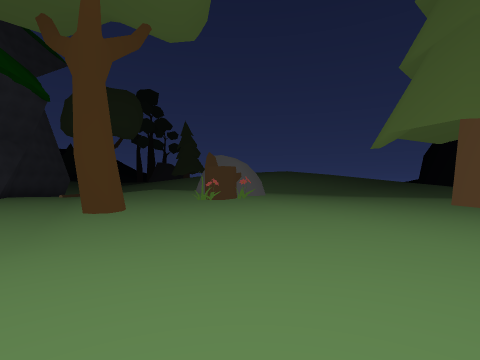
View 1 (above)

24 first-person views from a walk through a 3-D level made in the Unity game engine. The camera is 1.4 m above the floor, looks level and sees 85° across. The floor is counted in squares, 2 m on a side. Each view is taken from the middle of a square. On the plan, view 1 faces up. The plan holds only what a view shows up to about 9 squares ahead; the rest is blank. The place goes on beyond the plan. The player character is not drawn.

View 2
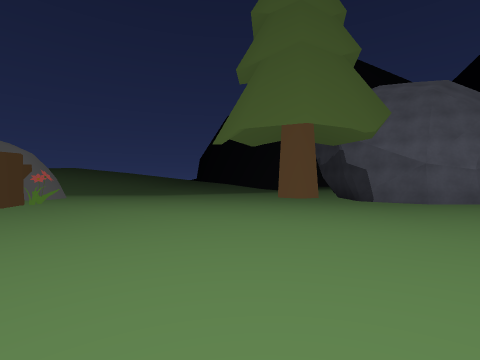

View 3
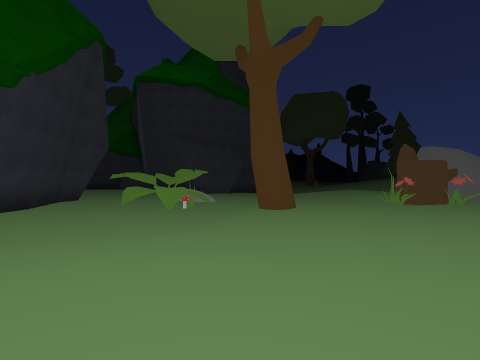

View 4
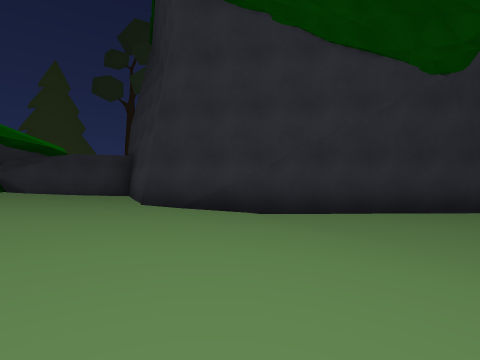

View 5
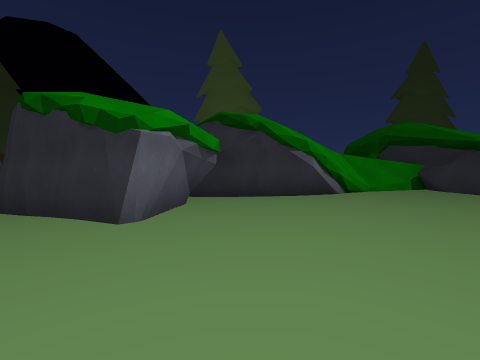

View 6
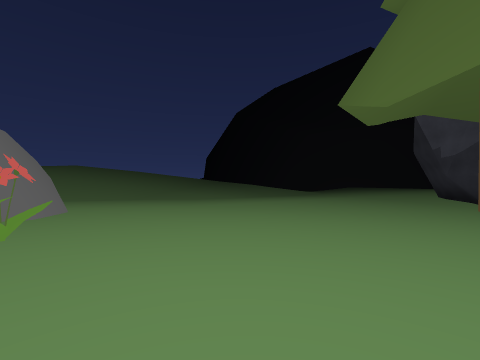

View 7
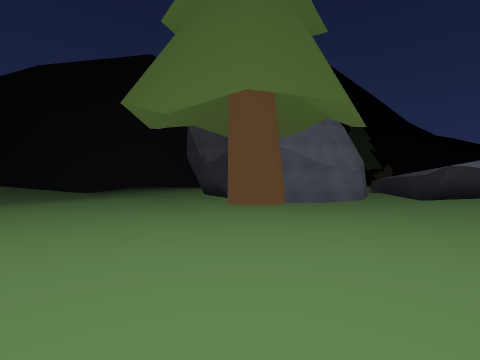

View 8
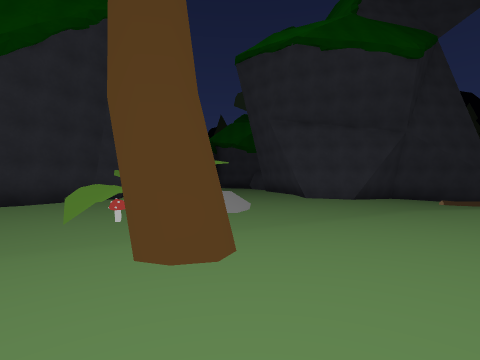

View 9
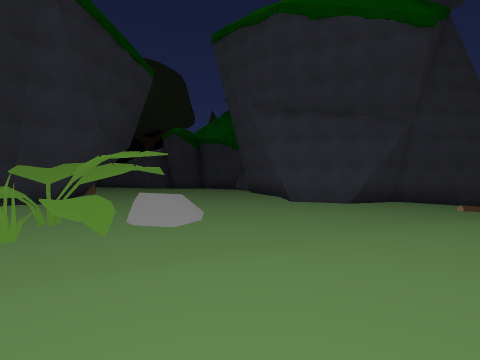

View 10
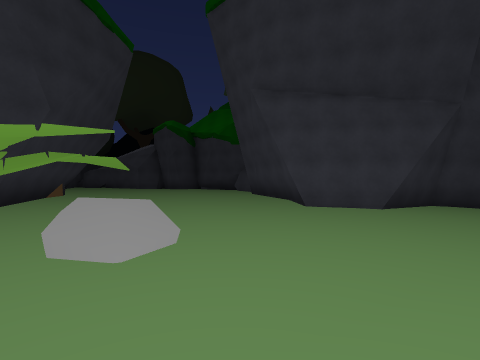

View 11
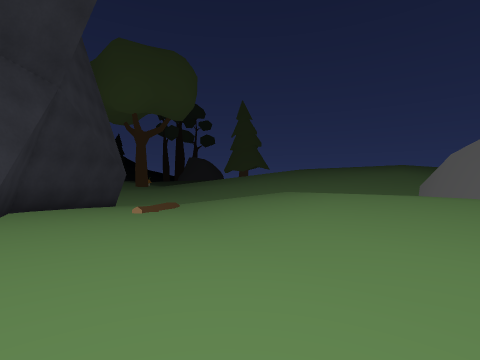

View 12
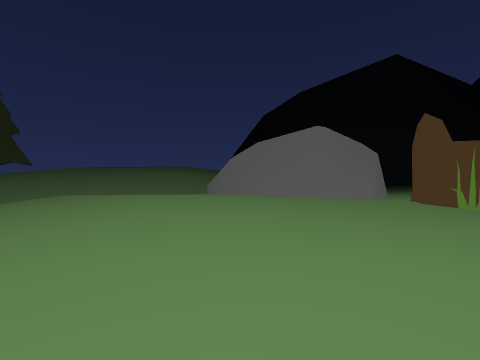

View 13
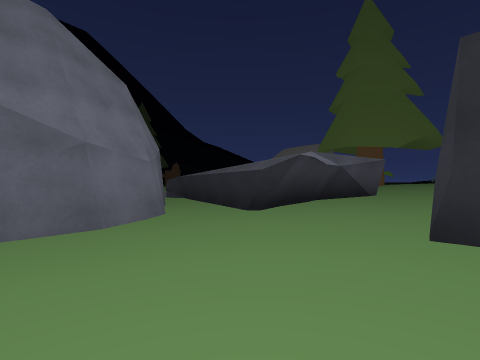

View 14
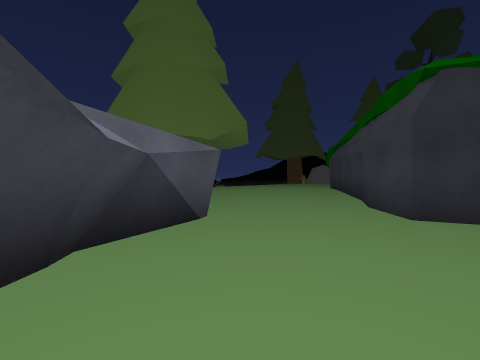

View 15
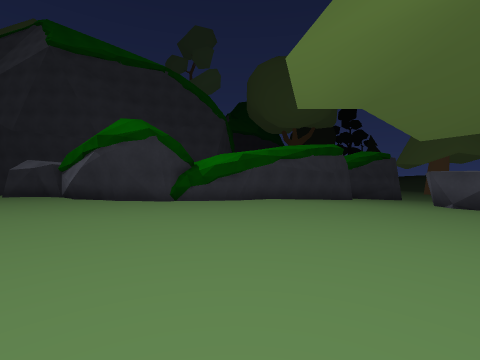

View 16
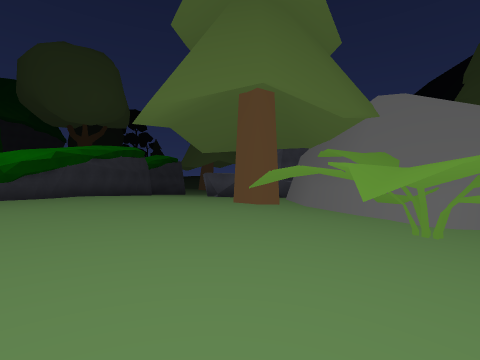

View 17
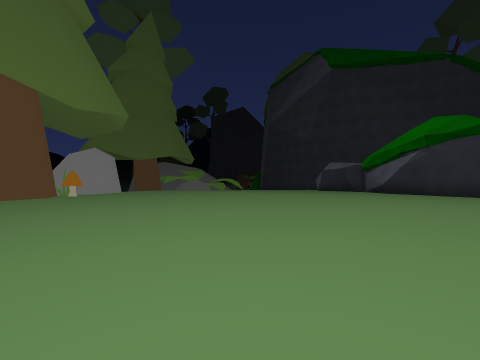

View 18
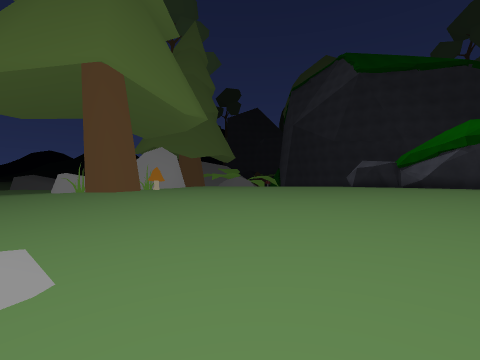

View 19
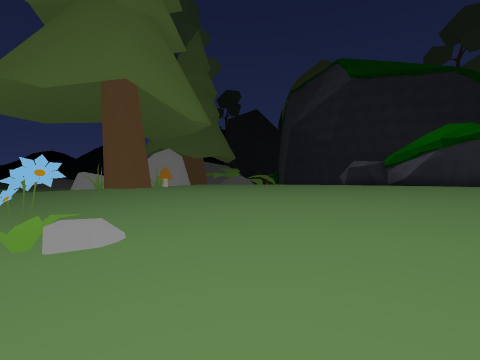

View 20
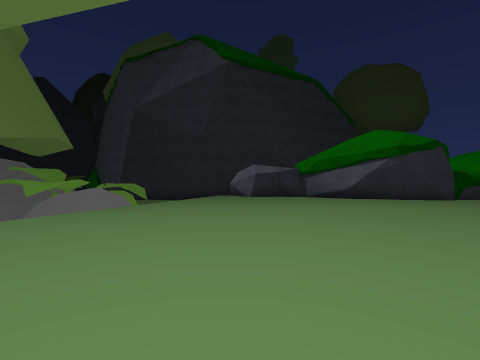

View 21
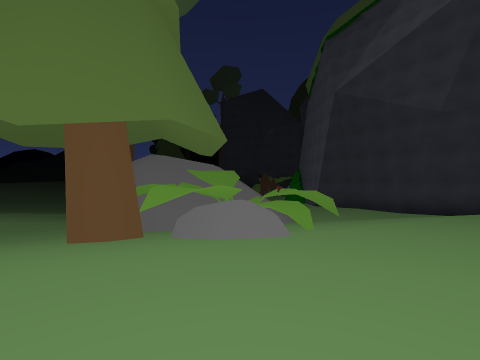

View 22
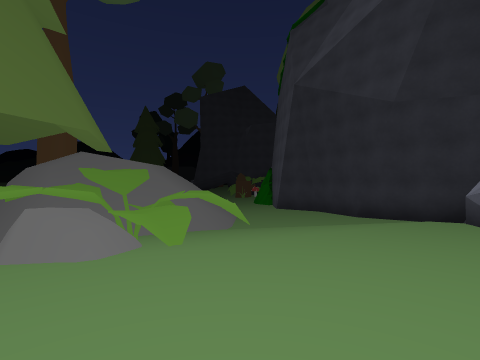

View 23
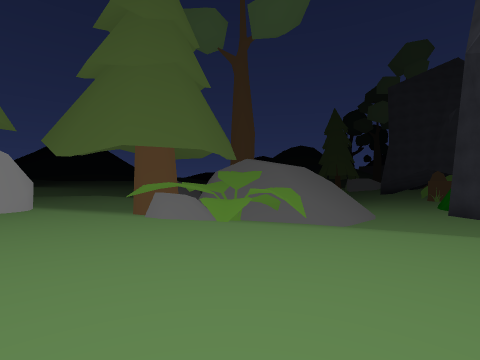

View 24
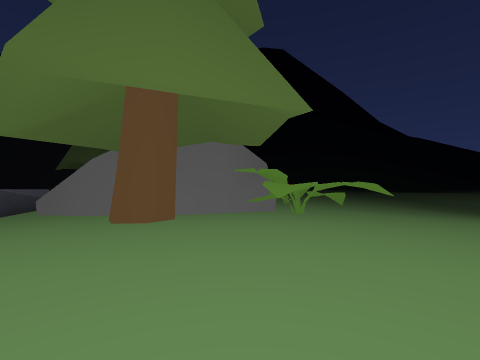

### Floor plan
Key: @ floor where view 1 was taken; # wall or solid block; x gap in a wall; . main floor; : floor 0.25 m higher than the main floor; - floor 0.25 m lower than the main floor; + floor 0.5 m higher than the main floor; _ floor 0.5 m lower than the main floor; * floor 0.75 m higher than the main floor; % floor 1 m higher than the main floor; & floor 1.25 m higher than the main floor; / step, stairs or slope; = window, fence, low wall or low ledge; ^ raised ledge; O other object.
Columns run from 14 left of view 1 to 13 right of it. Each row starts with its distance up from view 1.
 18  #_ ////+
 17  #- ////+   ^   ..
 16  #--/////**+#   :.
 15  #....//++*+#   :..
 14  #....//++++## #::... ..
 13  ##....::++++###:::.....
 12   #.....:::++++::::.....
 11 =##..../.:::OOO::::.....
 10 #:........::/OO::::......
  9 :::........::::::::.......
  8 ::::../..//::::::::......##
  7 ::::..O#O.#.:::::::.OO..
  6 :::::.##O./..::::::.O...
  5 +::::.#^^.....::::::....#
  4 +::#::.=......::::::....#
  3 #####::..../..:::::::::.##
  2     ###..../::::::::::::/#
  1       ##.../::++####++##^::+
  0        ##../:+@+#   ++#  ^^^
 -1         ##.//++*## +++#
 -2          ##:/+****x***#
 -3           ##+/*%###***#   ^^
 -4            #+/%## #%%%##^##
 -5           ##**%#  #%%%%%*#
 -6           #**%^^  #%%%%%%#
 -7           ####^   #&&%%%%#
 -8               #  ##&&&%OO#
 -9                 ##&&&&%%%##
-10                 #&&&&&&%%%#
-11       #    #####&&&&&&%^^x^#
-12      ##  ###&&&&&&&&&&%%%^^
-13   ## ::/ /%%&&&&&&&&&%%%#*^+
-14   #....///%&&&&&&&&&%%%%**++
-15    ....////&&&&&&&&&%%%**++:
-16      /.//#/&&&&&&&&%%%%//+::
-17      //=/##/&&&&&&%%%%/// :.
-18      //###^O&&&&&&%%%/////
-19      /////x^/&&&&&%%/////
-20       ////O//&O&&&%////O
-21       /O# O//OOO#&%////
-22       /##////O O#%%///
-23         -//    OO%///

Where each view was taken, in squares from view 1:
view 1: 0 up, 0 right, facing up
view 2: 2 up, 1 left, facing up-right
view 3: 1 up, 1 right, facing up-left
view 4: 2 up, 0 right, facing down-left
view 5: 2 up, 2 left, facing down-right
view 6: 7 up, 0 right, facing up-right
view 7: 7 up, 0 right, facing right
view 8: 8 up, 1 left, facing left
view 9: 9 up, 3 left, facing left
view 10: 9 up, 5 left, facing left
view 11: 9 up, 8 left, facing up
view 12: 10 up, 8 left, facing up-right
view 13: 5 up, 5 right, facing down-right
view 14: 1 up, 7 right, facing down
view 15: 13 down, 9 right, facing up-left
view 16: 15 down, 9 right, facing up
view 17: 16 down, 9 right, facing left
view 18: 18 down, 10 right, facing left
view 19: 18 down, 11 right, facing left
view 20: 20 down, 4 right, facing up-left
view 21: 18 down, 1 right, facing left
view 22: 16 down, 0 right, facing left
view 23: 13 down, 0 right, facing down-left
view 24: 10 down, 4 right, facing right
